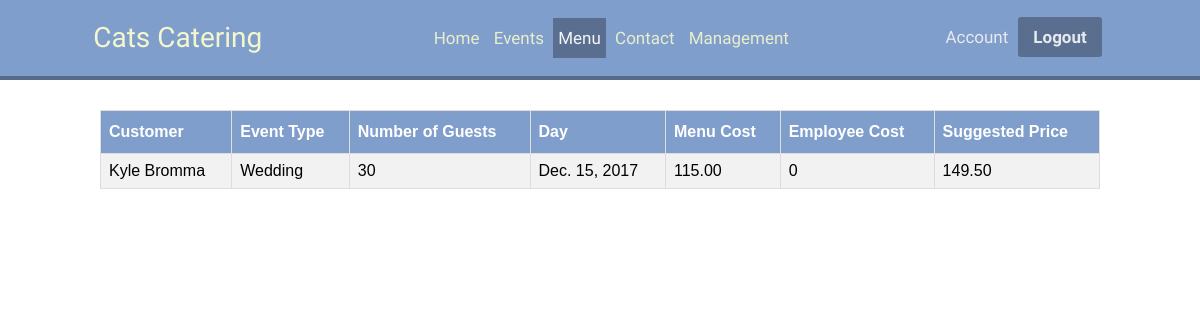
The app's page /management/events/payment/ (signed in), older data.
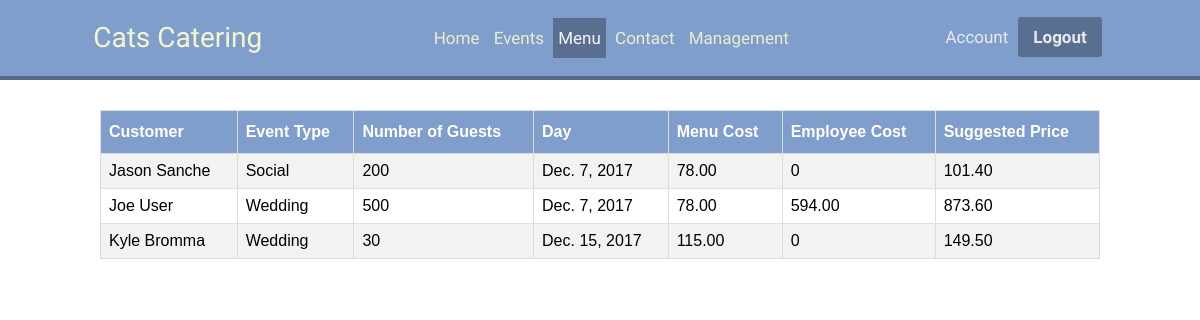
The same page, newer data.
### events/models.py (models this page shows, shortened)
class Event(models.Model):
	EVENT_TYPE = (
		('Wedding', 'Wedding'),
		('Corporate', 'Corporate'),
		('Private', 'Private'),
		('Social', 'Social'),
		('Bar', 'Bar'),
	)
	user = models.ForeignKey(User, on_delete=models.CASCADE)
	event_type = models.CharField(
	    max_length=50, choices=EVENT_TYPE, blank=True, default='Social', help_text='Event type.')
	numGuests = models.IntegerField(
	    'Number of Guests', help_text="Enter the number of guests.")
	date = models.DateField(default=default_start_day,
	                        help_text="Enter date of event.")
	startTime = models.TimeField(default=datetime.time(
	    16, 00), help_text="Specify start time of event.")
	endDate = models.DateField(default=default_start_day,
	                           help_text="If event goes into next day, please edit.")
	endTime = models.TimeField(default=datetime.time(
	    22, 00), help_text="Enter end time.")
	location = models.CharField(max_length=255, help_text="Enter location")
	menu = models.ForeignKey(Menu, null=True, blank=True,
	                         help_text="Choose a menu")
	menu_cost = models.DecimalField(max_digits=10, decimal_places=2, default=0.00)
	employee_cost = models.DecimalField(
	    max_digits=6, decimal_places=2, default=0.00)
	suggested_price = models.DecimalField(
	    max_digits=10, decimal_places=2, default=0.00)
	EVENT_STATUS = (
		('p', 'Pending'),
		('a', 'Approved'),
		('n', 'Notified'),
		('w', 'Working On'),
		('c', 'Complete'),
	)
	status = models.CharField(max_length=1, choices=EVENT_STATUS, blank=True, default='p',
		help_text='Event Status')
	class Meta:
		ordering = ["date"]
		permissions = (("can_mark_approved", "Set event as approved."),)
	@property
	def getEndDate(self):
		return self.endDate
	def calculate_menu_cost(self):
		total_cost = 0
		print(self.menu)
		for menu_items in self.menu.menu_items.all():
			for recipe in menu_items.menu_constituents.all():
				total_cost += recipe.cost
		self.menu_cost = round(total_cost, 2)
		self.save()
	def calculate_employee_cost(self):
		total_cost = 0
		employee_list = management.models.Employee.objects.all()
		for employee in employee_list:
			for employee_events in employee.event.all():
				if employee_events.id == self.id:
					time_start = datetime.datetime.combine(self.date, self.startTime)
					time_end = datetime.datetime.combine(self.endDate, self.endTime)
					hours_worked = time_end - time_start
					hours_worked_dec = hours_worked.total_seconds() / 3600
					employee_cost = employee.wage_hour * decimal.Decimal(hours_worked_dec)
					total_cost += employee_cost
		self.employee_cost = round(total_cost, 2)
		self.save()
	def calculate_suggested_price(self):
		total_cost = self.menu_cost + self.employee_cost
		suggested_price = total_cost * decimal.Decimal(1.30)
		self.suggested_price = round(suggested_price, 2)
		self.save()

### management/views.py (the view)
@user_passes_test(is_manager)
def payment_event(request):
	event_list = Event.objects.all()
	for event in event_list:
		event.calculate_menu_cost()
		event.calculate_employee_cost()
		event.calculate_suggested_price()
	context = {'event_list' : event_list}
	return render(request, 'management/event_payment.html', context)

### commons/templatetags/cache_bust.py (called while the page is built)
@register.simple_tag(name='cache_bust')
def cache_bust():
    if settings.DEBUG:
        version = uuid.uuid1()
    else:
        version = os.environ.get('PROJECT_VERSION')
        if version is None:
            version = '1'
    return '__v__={version}'.format(version=version)

### management/views.py (called while the page is built)
def is_manager(user):
	return user.groups.filter(name='managers').exists()

### menu/models.py (called while the page is built)
    def __str__(self):
        return self.name

### management/templates/management/event_payment.html
{% extends "base.html" %}
{% load staticfiles %}
{% block extraStatic %}
<link href="{% static 'css/events.css' %}?{% cache_bust %}" rel="stylesheet">
{% endblock %}
{% block content %}
<div>
	{% if event_list %}
      <table id="events">
          <tr>
            <th>Customer</th>
            <th>Event Type</th>
            <th>Number of Guests</th>
            <th>Day</th>
            <th>Menu Cost</th>
            <th>Employee Cost</th>
            <th>Suggested Price</th>
          </tr>
          {% for event in event_list %}
          <tr>
            <td>{{event.user.first_name}} {{event.user.last_name}}</td>
            <td>{{ event.event_type }}</td>
            <td>{{ event.numGuests }}</td>
            <td>{{ event.date }}</td>
            <td>{{ event.menu_cost }}</td>
            <td>{{ event.employee_cost }}</td>
            <td>{{ event.suggested_price }}</td>
          </tr>
          {% endfor %}
      </table>
      {% else %}
        <p>There are no events.</p>
      {% endif %}
</div>
{% endblock %}

Row changes from the older to the newer data that the page shows:
added Event: user.first_name "Jason", user.last_name "Sanche", event_type "Social", numGuests "200", date "Dec. 7, 2017", menu_cost "78.00", employee_cost "0", suggested_price "101.40"
added Event: user.first_name "Joe", user.last_name "User", event_type "Wedding", numGuests "500", date "Dec. 7, 2017", menu_cost "78.00", employee_cost "594.00", suggested_price "873.60"
